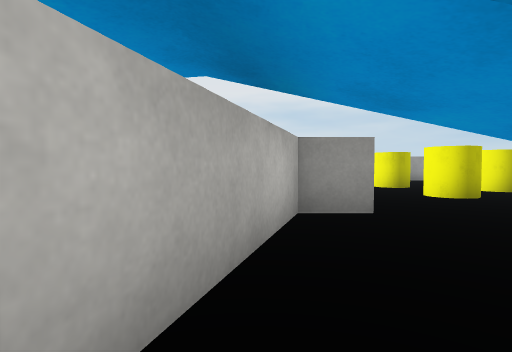
[1] (above)

23 first-person views from a walk through a 3-D level made in the Unity game engine. The camera is 0.63 m above the floor, tilts 2° down and sees 80° across. The floor is counted in squares, 1 m on a side. Each view is taken from the middle of a square. On the plan, view 1 faces up. The plan holds only what a view shows up to about 9 squares ahead; the rest is blank. The place goes on beyond the plan. Surface patterns are stand-ins for the level's own textures.

[2]
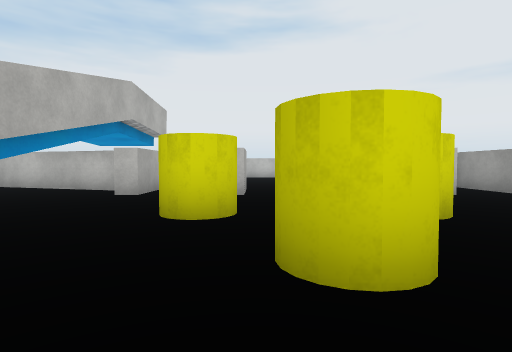

[3]
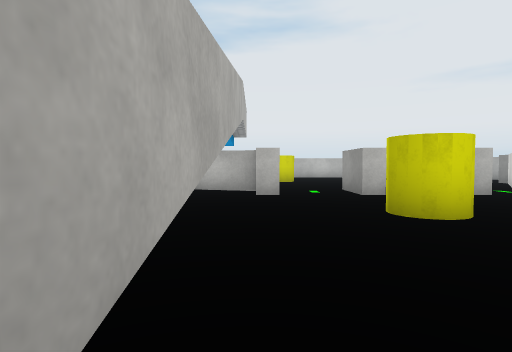

[4]
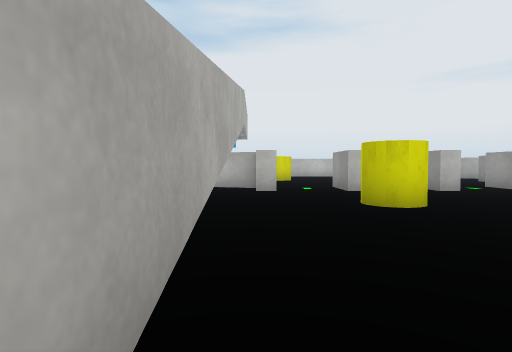

[5]
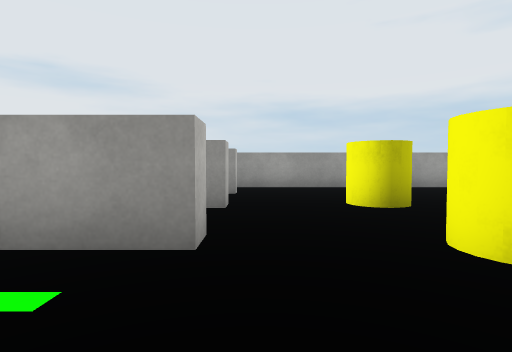

[6]
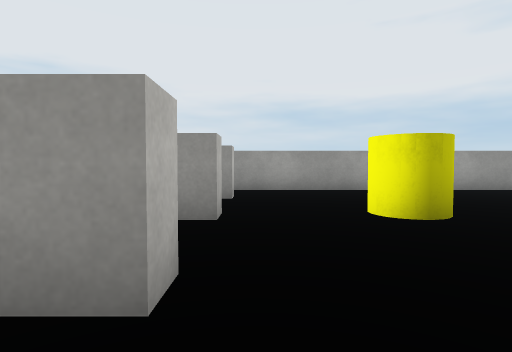

[7]
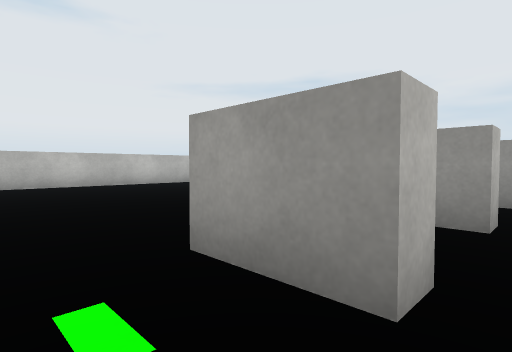

[8]
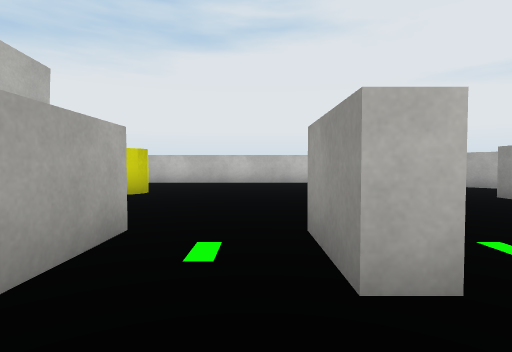

[9]
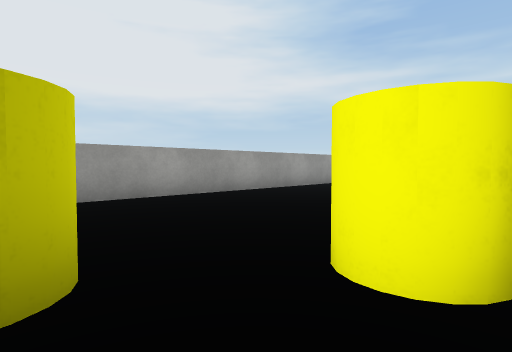

[10]
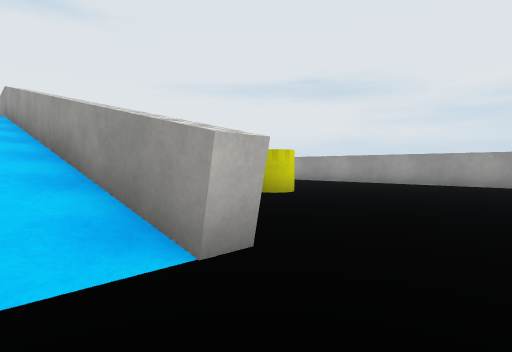

[11]
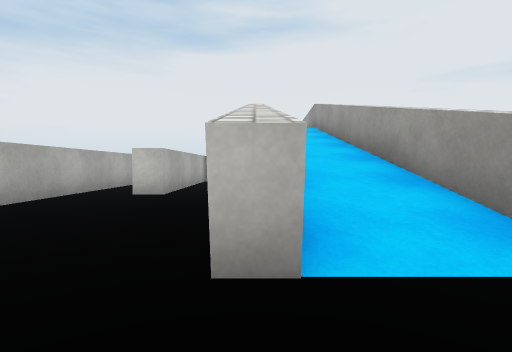

[12]
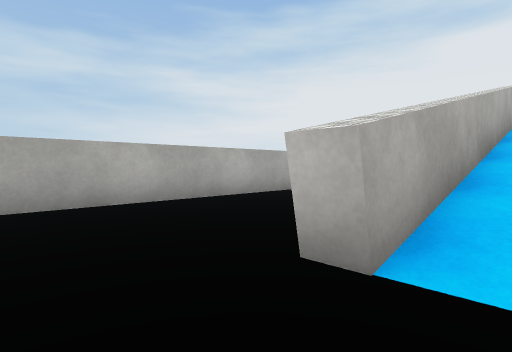

[13]
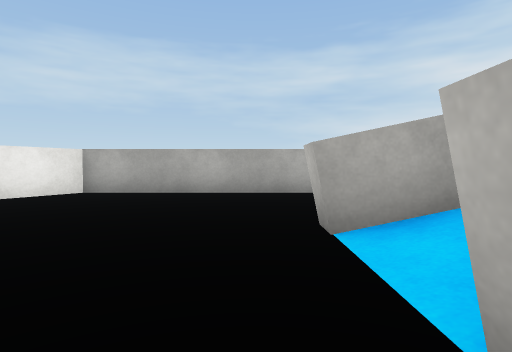

[14]
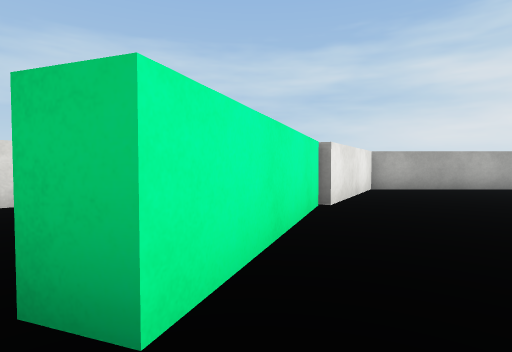

[15]
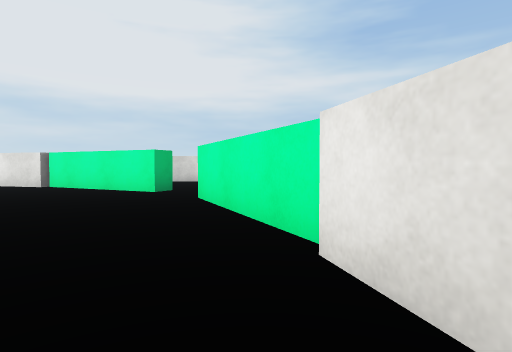

[16]
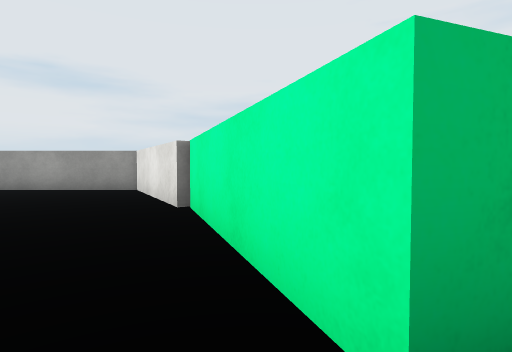

[17]
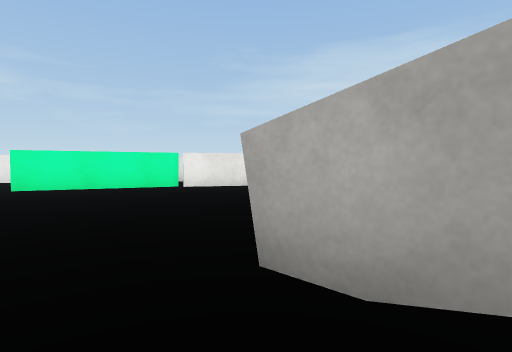

[18]
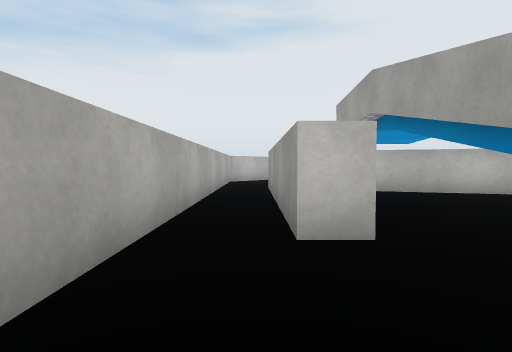

[19]
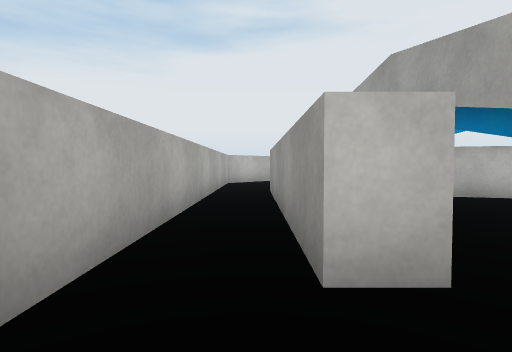

[20]
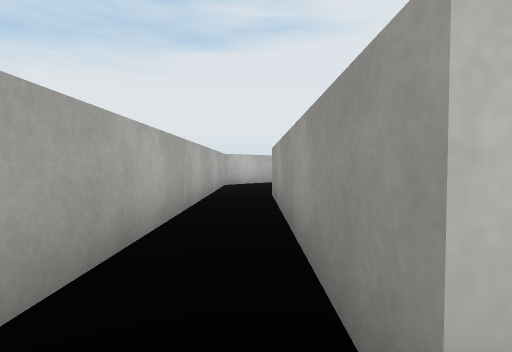

[21]
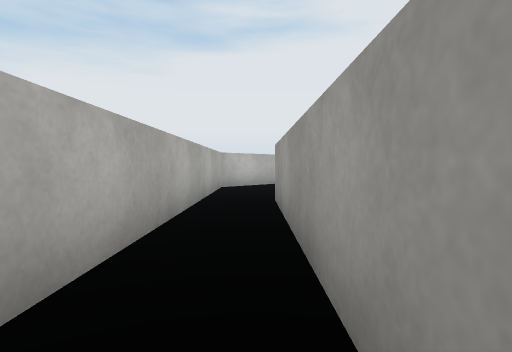

[22]
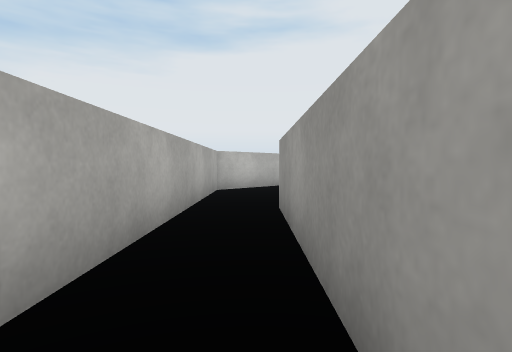

[23]
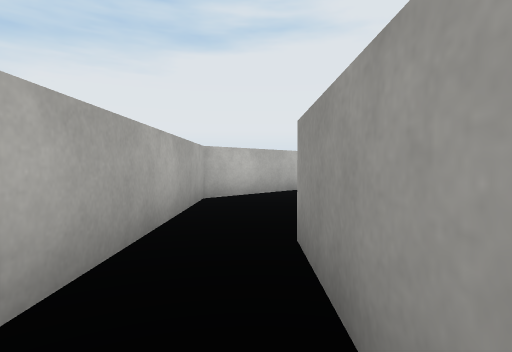

### Floor plan
Key: @ floor where view 1 was taken; # wall or solid block; . floor; / step, stairs or slope; C yellow cylinder; B white block.
Columns run from 8 left of view 1 to 19 right of it. Each row starts with its distance up from view 1.
 15   ##
 14   #..
 13     ..##################
 12         ...............#
 11         #B.............#
 10         ...........  ..##
  9  .....  BB..C......    .##
  8 #.....   .....C....    ..#
  7 #..... .......C...     ..#
  6 #.......BB..C.         ..#.
  5   ..C. ......   .      ....
  4         #B...   ...   ...#..
  3         #..#######   ....#..
  2        ##../////// . ....#
  1        #...####### . ...##
  0        #@......      ..##
 -1  #..   ######..     ...#
 -2  ##............. ......#
 -3   ######################

Positions as (right, up) in squares from view 1, and headings:
1: (0, 0), facing up
2: (8, 7), facing left
3: (8, 4), facing left
4: (9, 4), facing left
5: (2, 4), facing up
6: (2, 5), facing up
7: (2, 5), facing up-left
8: (3, 8), facing left
9: (4, 7), facing up-right
10: (11, 2), facing up-left
11: (11, 1), facing left
12: (11, 2), facing down-left
13: (10, 4), facing down
14: (17, 5), facing down
15: (14, -1), facing up-right
16: (17, 5), facing up
17: (8, 5), facing down-right
18: (7, -2), facing left
19: (6, -2), facing left
20: (5, -2), facing left
21: (4, -2), facing left
22: (3, -2), facing left
23: (1, -2), facing left
